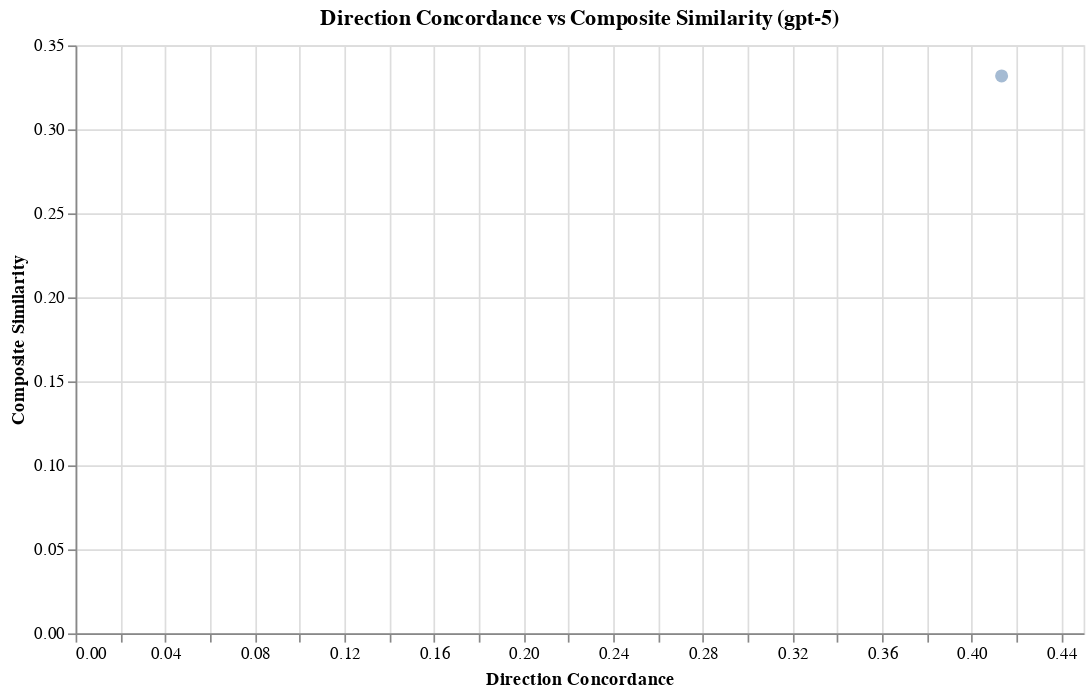

This figure's notebook cell:
### Markdown cell above
### Plot 5: Direction Concordance vs Composite Similarity

### Code cell
# Try both raw and summary sources for composite similarity
comp_cols = [c for c in evidence_sim_focus.columns if "composite" in c]
if not comp_cols and not evidence_summary_focus.empty:
    comp_cols = [c for c in evidence_summary_focus.columns if "composite" in c]
print("Composite similarity columns candidate:", comp_cols)
if not comp_cols or not dir_cols:
    print("Cannot plot composite vs direction concordance (missing columns).")
else:
    dcol = dir_cols[0]
    ccol = comp_cols[0]
    src_df = (
        evidence_sim_focus
        if ccol in evidence_sim_focus.columns
        else evidence_summary_focus
    )
    scatter_df = (
        src_df[[dcol, ccol]]
        .dropna()
        .rename(
            columns={
                dcol: "direction_concordance",
                ccol: "composite_similarity",
            }
        )
    )
    comp_scatter = (
        alt.Chart(scatter_df)
        .mark_circle(size=60, opacity=0.5)
        .encode(
            x=alt.X("direction_concordance:Q", title="Direction Concordance"),
            y=alt.Y("composite_similarity:Q", title="Composite Similarity"),
            tooltip=["direction_concordance", "composite_similarity"],
        )
        .properties(
            width=600,
            height=350,
            title="Direction Concordance vs Composite Similarity (gpt-5)",
        )
    )
    comp_reg = comp_scatter.transform_regression(
        "direction_concordance", "composite_similarity"
    ).mark_line(color="orange")
    display(comp_scatter + comp_reg)

### Figure 1 — Vega-Lite specification as saved in the notebook (floating-point values rounded to 4 significant figures)
{"config": {"view": {"continuousWidth": 300, "continuousHeight": 300}}, "layer": [{"mark": {"type": "circle", "opacity": 0.5, "size": 60}, "encoding": {"tooltip": [{"field": "direction_concordance", "type": "quantitative"}, {"field": "composite_similarity", "type": "quantitative"}], "x": {"field": "direction_concordance", "title": "Direction Concordance", "type": "quantitative"}, "y": {"field": "composite_similarity", "title": "Composite Similarity", "type": "quantitative"}}, "title": "Direction Concordance vs Composite Similarity (gpt-5)"}, {"mark": {"type": "line", "color": "orange"}, "encoding": {"tooltip": [{"field": "direction_concordance", "type": "quantitative"}, {"field": "composite_similarity", "type": "quantitative"}], "x": {"field": "direction_concordance", "title": "Direction Concordance", "type": "quantitative"}, "y": {"field": "composite_similarity", "title": "Composite Similarity", "type": "quantitative"}}, "title": "Direction Concordance vs Composite Similarity (gpt-5)", "transform": [{"on": "direction_concordance", "regression": "composite_similarity"}]}], "data": {"name": "data-deec887986feda43ae746b6ea913f748"}, "height": 350, "width": 600, "$schema": "https://vega.github.io/schema/vega-lite/v6.1.0.json", "datasets": {"data-deec887986feda43ae746b6ea913f748": [{"direction_concordance": 0.4134, "composite_similarity": 0.3318}]}}
